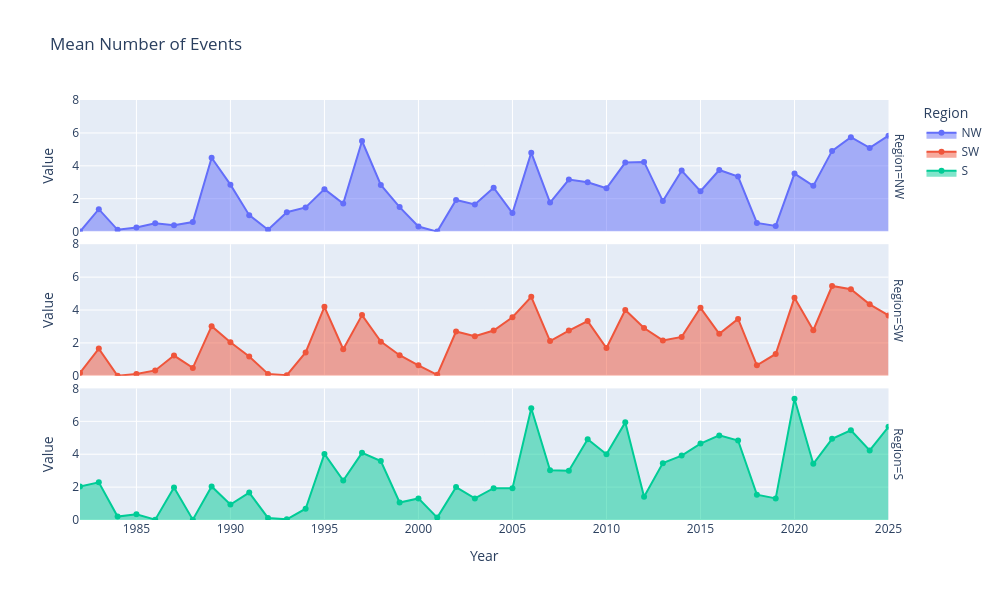

Notebook source saved alongside this figure:
### Code cell
fig = px.area(
    df[(df['Metric'] == 'n_events') & (df['Agg'] == 'mean')],
    x='Year',
    y='Value',
    facet_row= 'Region',
    color='Region',
    markers=True,
    title='Mean Number of Events'
)

fig.update_layout(width=1000, height=600)

fig.show()

### Figure 1 — Plotly figure (JSON) as saved in the notebook; plotly's stock layout.template omitted (floating-point values rounded to 4 significant figures)
{"data": [{"fillpattern": {"shape": ""}, "hovertemplate": "Region=NW<br>Year=%{x}<br>Value=%{y}<extra></extra>", "legendgroup": "NW", "line": {"color": "#636efa"}, "marker": {"symbol": "circle"}, "mode": "lines+markers", "name": "NW", "orientation": "v", "showlegend": true, "stackgroup": "1", "type": "scatter", "x": [1982, 1983, 1984, 1985, 1986, 1987, 1988, 1989, 1990, 1991, 1992, 1993, 1994, 1995, 1996, 1997, 1998, 1999, 2000, 2001, 2002, 2003, 2004, 2005, 2006, 2007, 2008, 2009, 2010, 2011, 2012, 2013, 2014, 2015, 2016, 2017, 2018, 2019, 2020, 2021, 2022, 2023, 2024, 2025], "xaxis": "x3", "y": [0.0, 1.364, 0.1091, 0.2545, 0.5091, 0.3818, 0.5818, 4.491, 2.855, 1.0, 0.1091, 1.182, 1.473, 2.582, 1.709, 5.509, 2.836, 1.491, 0.3091, 0.0, 1.927, 1.655, 2.673, 1.127, 4.8, 1.764, 3.164, 3.0, 2.636, 4.2, 4.236, 1.855, 3.709, 2.455, 3.745, 3.345, 0.5273, 0.3455, 3.527, 2.782, 4.909, 5.745, 5.091, 5.836], "yaxis": "y3"}, {"fillpattern": {"shape": ""}, "hovertemplate": "Region=SW<br>Year=%{x}<br>Value=%{y}<extra></extra>", "legendgroup": "SW", "line": {"color": "#EF553B"}, "marker": {"symbol": "circle"}, "mode": "lines+markers", "name": "SW", "orientation": "v", "showlegend": true, "stackgroup": "1", "type": "scatter", "x": [1982, 1983, 1984, 1985, 1986, 1987, 1988, 1989, 1990, 1991, 1992, 1993, 1994, 1995, 1996, 1997, 1998, 1999, 2000, 2001, 2002, 2003, 2004, 2005, 2006, 2007, 2008, 2009, 2010, 2011, 2012, 2013, 2014, 2015, 2016, 2017, 2018, 2019, 2020, 2021, 2022, 2023, 2024, 2025], "xaxis": "x2", "y": [0.1731, 1.654, 0.0, 0.1154, 0.3269, 1.231, 0.4808, 3.019, 2.038, 1.173, 0.1154, 0.03846, 1.423, 4.192, 1.615, 3.692, 2.077, 1.25, 0.6346, 0.05769, 2.692, 2.404, 2.75, 3.558, 4.808, 2.115, 2.75, 3.327, 1.692, 4.0, 2.904, 2.154, 2.365, 4.135, 2.558, 3.462, 0.6346, 1.327, 4.75, 2.769, 5.462, 5.269, 4.346, 3.673], "yaxis": "y2"}, {"fillpattern": {"shape": ""}, "hovertemplate": "Region=S<br>Year=%{x}<br>Value=%{y}<extra></extra>", "legendgroup": "S", "line": {"color": "#00cc96"}, "marker": {"symbol": "circle"}, "mode": "lines+markers", "name": "S", "orientation": "v", "showlegend": true, "stackgroup": "1", "type": "scatter", "x": [1982, 1983, 1984, 1985, 1986, 1987, 1988, 1989, 1990, 1991, 1992, 1993, 1994, 1995, 1996, 1997, 1998, 1999, 2000, 2001, 2002, 2003, 2004, 2005, 2006, 2007, 2008, 2009, 2010, 2011, 2012, 2013, 2014, 2015, 2016, 2017, 2018, 2019, 2020, 2021, 2022, 2023, 2024, 2025], "xaxis": "x", "y": [2.042, 2.292, 0.2083, 0.3542, 0.02083, 1.979, 0.02083, 2.042, 0.9375, 1.667, 0.125, 0.04167, 0.6875, 4.021, 2.396, 4.083, 3.583, 1.062, 1.312, 0.1458, 2.0, 1.312, 1.938, 1.938, 6.792, 3.021, 3.0, 4.917, 4.0, 5.938, 1.417, 3.458, 3.917, 4.646, 5.146, 4.833, 1.542, 1.312, 7.375, 3.417, 4.938, 5.458, 4.229, 5.667], "yaxis": "y"}], "layout": {"annotations": [{"font": {}, "showarrow": false, "text": "Region=S", "textangle": 90, "x": 0.98, "xanchor": "left", "xref": "paper", "y": 0.1567, "yanchor": "middle", "yref": "paper"}, {"font": {}, "showarrow": false, "text": "Region=SW", "textangle": 90, "x": 0.98, "xanchor": "left", "xref": "paper", "y": 0.5, "yanchor": "middle", "yref": "paper"}, {"font": {}, "showarrow": false, "text": "Region=NW", "textangle": 90, "x": 0.98, "xanchor": "left", "xref": "paper", "y": 0.8433, "yanchor": "middle", "yref": "paper"}], "height": 600, "legend": {"title": {"text": "Region"}, "tracegroupgap": 0}, "title": {"text": "Mean Number of Events"}, "width": 1000, "xaxis": {"anchor": "y", "domain": [0, 0.98], "title": {"text": "Year"}}, "xaxis2": {"anchor": "y2", "domain": [0, 0.98], "matches": "x", "showticklabels": false}, "xaxis3": {"anchor": "y3", "domain": [0, 0.98], "matches": "x", "showticklabels": false}, "yaxis": {"anchor": "x", "domain": [0, 0.3133], "title": {"text": "Value"}}, "yaxis2": {"anchor": "x2", "domain": [0.3433, 0.6567], "matches": "y", "title": {"text": "Value"}}, "yaxis3": {"anchor": "x3", "domain": [0.6867, 1.0], "matches": "y", "title": {"text": "Value"}}}}
